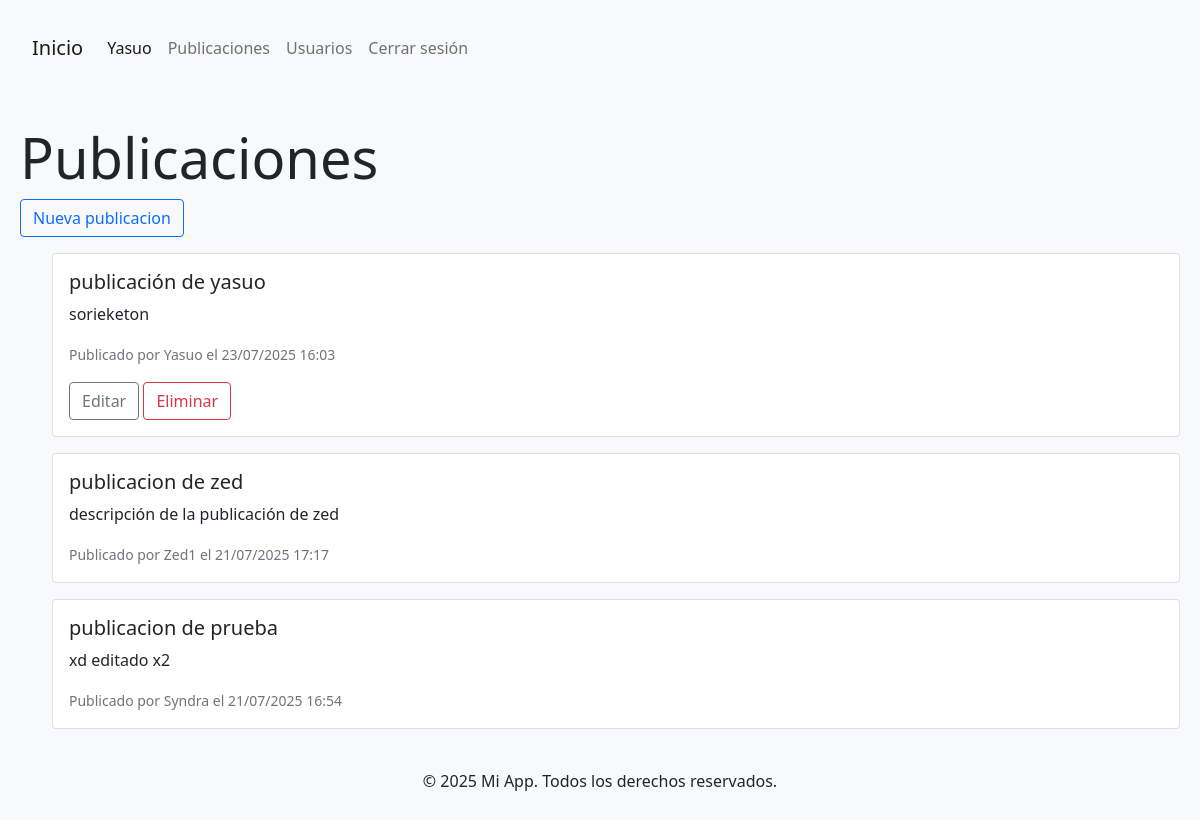
/publicaciones/ (signed in), run on the app's committed database.
### core/models.py (models this page shows, shortened)
class Publicacion(models.Model):
    titulo = models.CharField(max_length=200)
    contenido = models.TextField()
    fecha_publicacion = models.DateTimeField(auto_now_add=True)
    autor = models.ForeignKey(User, on_delete=models.CASCADE)

### core/views.py (the view)
# urls.py: path('publicaciones/', views.publicaciones, name='publicaciones'),
@login_required
def publicaciones(request):
    publicaciones = Publicacion.objects.all().order_by('-fecha_publicacion')
    return render(request, 'publicaciones.html', {'publicaciones': publicaciones})

### core/templates/publicaciones.html (shortened to what this page needs)
{% extends 'base.html' %}
{% load static %}
{% block content %}
<div class="contenedor">
    <h1 class="mt-5 display-4">Publicaciones</h1>
    <a href="{% url 'crear_publicacion' %}" class="btn btn-outline-primary">Nueva publicacion</a>
    <ul>
        {% for publicacion in publicaciones %}
            <div class="card mt-3">
                <div class="card-body">
                    <h5 class="card-title">{{ publicacion.titulo }}</h5>
                    <p class="card-text">{{ publicacion.contenido }}</p>
                    <p class="card-text"><small class="text-muted">Publicado por {{ publicacion.autor.username }} el {{ publicacion.fecha_publicacion|date:"d/m/Y H:i" }}</small></p>
                    {% if request.user == publicacion.autor %}
                        <a href="{% url 'editar_publicacion' publicacion.pk %}" class="btn btn-outline-secondary">Editar</a>
                        <a href="{% url 'eliminar_publicacion' publicacion.pk %}" class="btn btn-outline-danger">Eliminar</a>
                    {% endif %}
                </div>
            </div>
        {% empty %}
            <li class="list-group-item">No hay publicaciones disponibles.</li>
        {% endfor %}
    </ul>
</div>
{% endblock %}

### core/templates/base.html (shortened to what this page needs)
{% load static %}
<!DOCTYPE html>
<html lang="es">
<head>
    <link href="https://cdn.jsdelivr.net/npm/bootstrap@5.0.2/dist/css/bootstrap.min.css" rel="stylesheet">
    <link rel="stylesheet" href="{% static 'css/styles.css' %}">
</head>
<body>
    <div class="main-wrapper bg-light">
        <nav class="navbar navbar-expand-sm navbar-light bg-light">
            <div class="container-fluid">
                <a class="navbar-brand" href="{% url 'home' %}">Inicio</a>
                <div class="collapse navbar-collapse" id="navbarNav">
                    <ul class="navbar-nav">
                        {% if user.is_authenticated %}
                        <li class="nav-item">
                            <a class="nav-link active" aria-current="page" href="{% url 'perfil' %}">{{ user.username }}</a>
                        </li>
                        <li class="nav-item">
                            <a class="nav-link" href="{% url 'publicaciones' %}">Publicaciones</a>
                        </li>
                        <li class="nav-item">
                            <a class="nav-link" href="{% url 'lista' %}">Usuarios</a>
                        </li>
                        <li class="nav-item">
                            <a class="nav-link" href="{% url 'logout' %}" tabindex="-1" aria-disabled="true">Cerrar sesión</a>
                        </li>
                        {% endif %}
                    </ul>
                </div>
            </div>
        </nav>
    {% block content %}{% endblock %}
        <footer>
            <div class="text-center py-4">
                <p>&copy; 2025 Mi App. Todos los derechos reservados.</p>
            </div>
        </footer>
    </div>
</body>
</html>

### static/css/styles.css (style rules this page uses)
.main-wrapper { margin: 0 auto; padding: 20px; max-width: 1200px; min-height: 100vh; }
.contenedor { border-radius: 5px; }

### data on the page
Publicacion: titulo "publicación de yasuo", contenido "sorieketon", autor.username "Yasuo", fecha_publicacion "23/07/2025 16:03", shows "Editar"
Publicacion: titulo "publicacion de zed", contenido "descripción de la publicación de zed", autor.username "Zed1", fecha_publicacion "21/07/2025 17:17"
Publicacion: titulo "publicacion de prueba", contenido "xd editado x2", autor.username "Syndra", fecha_publicacion "21/07/2025 16:54"

### other printed values
{{ user.username }} "Yasuo"
